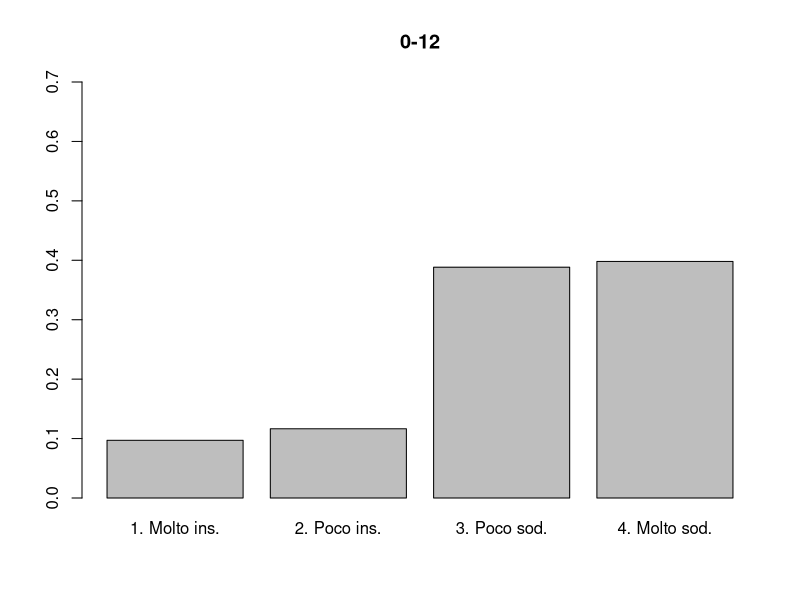
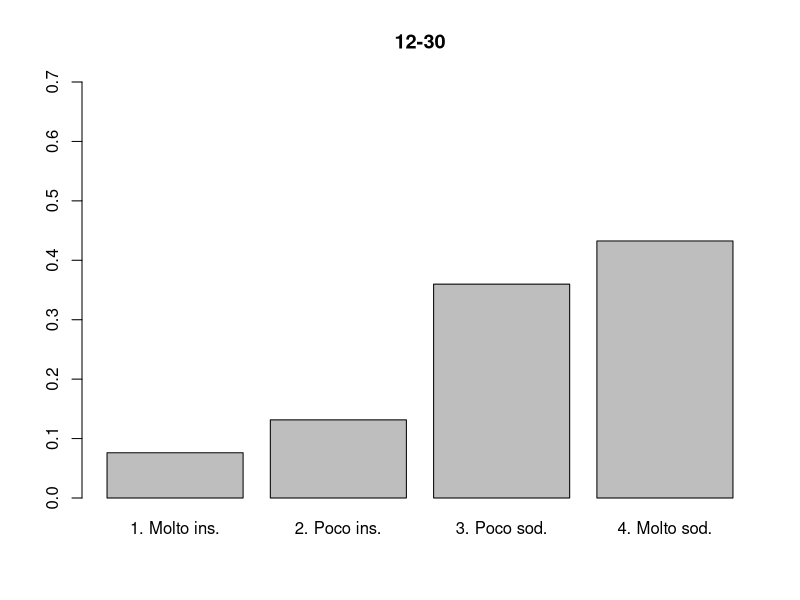
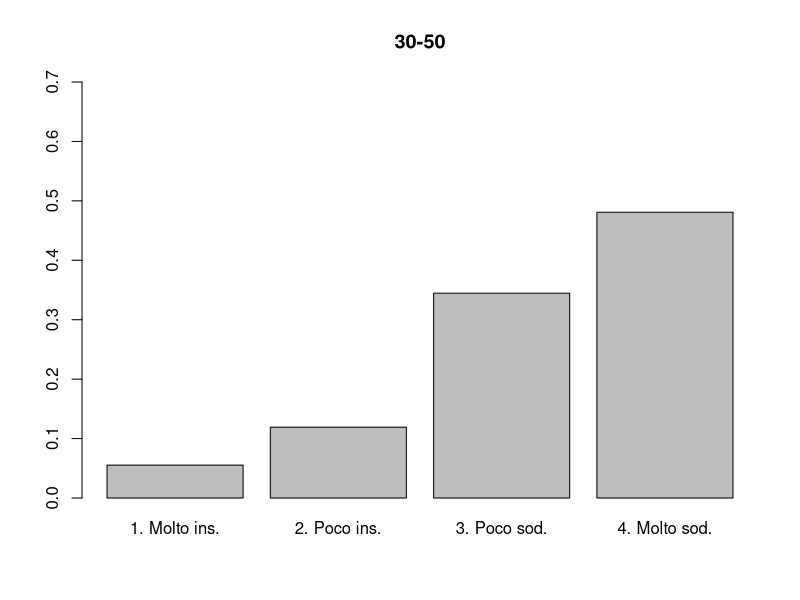
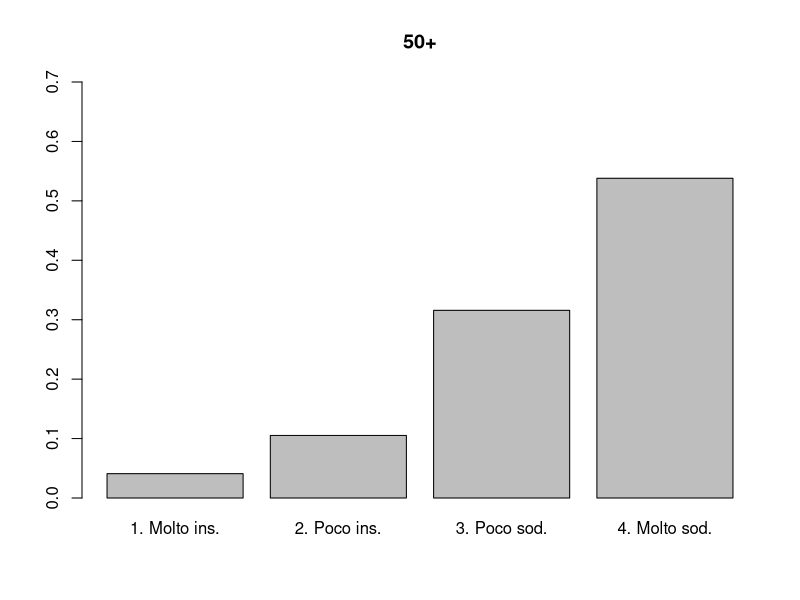

Write R code to recreate these figures, in order.
## ---- chunk 1
knitr::opts_chunk$set(echo = FALSE, fig.align = "center")
## ---- chunk 2
tab = matrix(c(20,22,13,7,24,38,28,18,80,104,81,54,82,125,113,92), nrow = 4)
rownames(tab) = c("0-12", "12-30", "30-50", "50+")
colnames(tab) = c("1. Molto ins.", "2. Poco ins.", "3. Poco sod.", "4. Molto sod.")

for(i in 1:4)
{
  barplot(tab[i,]/sum(tab[i,]) ~ colnames(tab), ylim = c(0,0.7), xlab = "", ylab = "", main = rownames(tab)[i])
}
